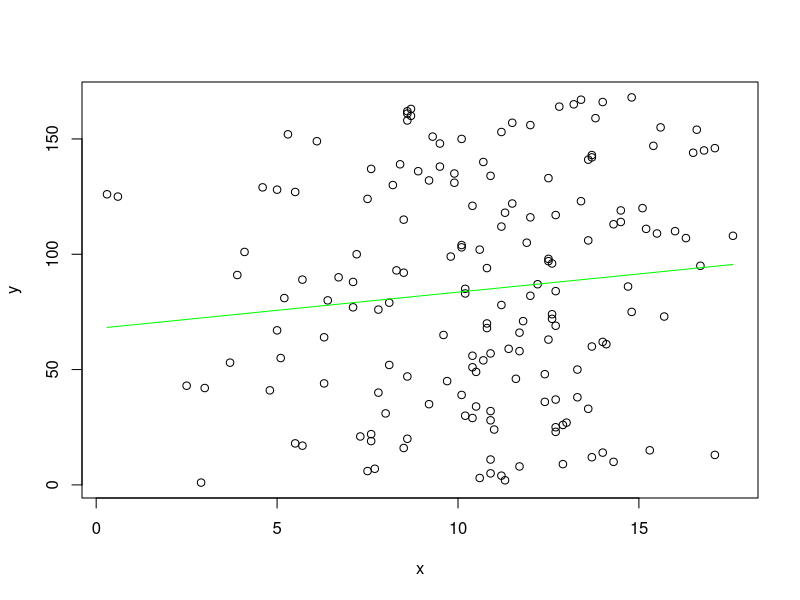

R code for this plot: (Note: this script raises an error after producing the figure.)
## ---- chunk 1
library("MASS")
data = read.table("data.txt")
data = as.matrix(data)
## ---- chunk 2
x = as.matrix(data[,1])
y = as.matrix(data[,2])
phi = matrix(c(x^0,x^1), nrow=dim(data)[1], ncol=dim(data)[2])
w = ginv(phi)%*%y
plot(x,y)
y_approx = phi%*%w
lines(x,y_approx,col="green")
## ---- chunk 3
y_mean = mean(y)
x_mean = mean(x)

SStot = sum((y-y_mean)**2)
SSres = sum((y-y_approx)**2)
r = 1 - (SSres/SStot)
## ---- chunk 4
library("MASS")
fold = 8
dimension_row = dim(data)[1]
n = dim(data)[1]/fold
tmp = runif(dimension_row,1,dimension_row)
I = order(tmp)

group_start = 1
for (i in 1:fold){
  group_end = i*n
  test_set_indices = I[group_start:group_end]
  training_set_indices = setdiff(I,test_set_indices)
  
  test_set = data[test_set_indices,]
  training_set = data[training_set_indices,]
  
  x_test = test_set[,1]
  y_test = test_set[,2]

  x_train = training_set[,1]
  y_train = training_set[,2]
  
  phi_train = matrix(c(x_train^0,x_train^1), nrow = dimension_row-n , ncol = 2) # Do the regression
  w = ginv(phi_train)%*%y_train

  # Now we have learned the weights from the training data.
  # We need to determine how well these learned weights work for
  # the unseen test set points.

  phi_test = matrix(c(x_test^0,x_test^1), nrow = n , ncol = 2) 
  y_test_predicted = phi_test%*%w # Find the estimates of y_test

  MSE[i] =   sum((y_test-y_test_predicted)^2)/length(y_test)
  group_start = group_end + 1
}
hist(MSE)
